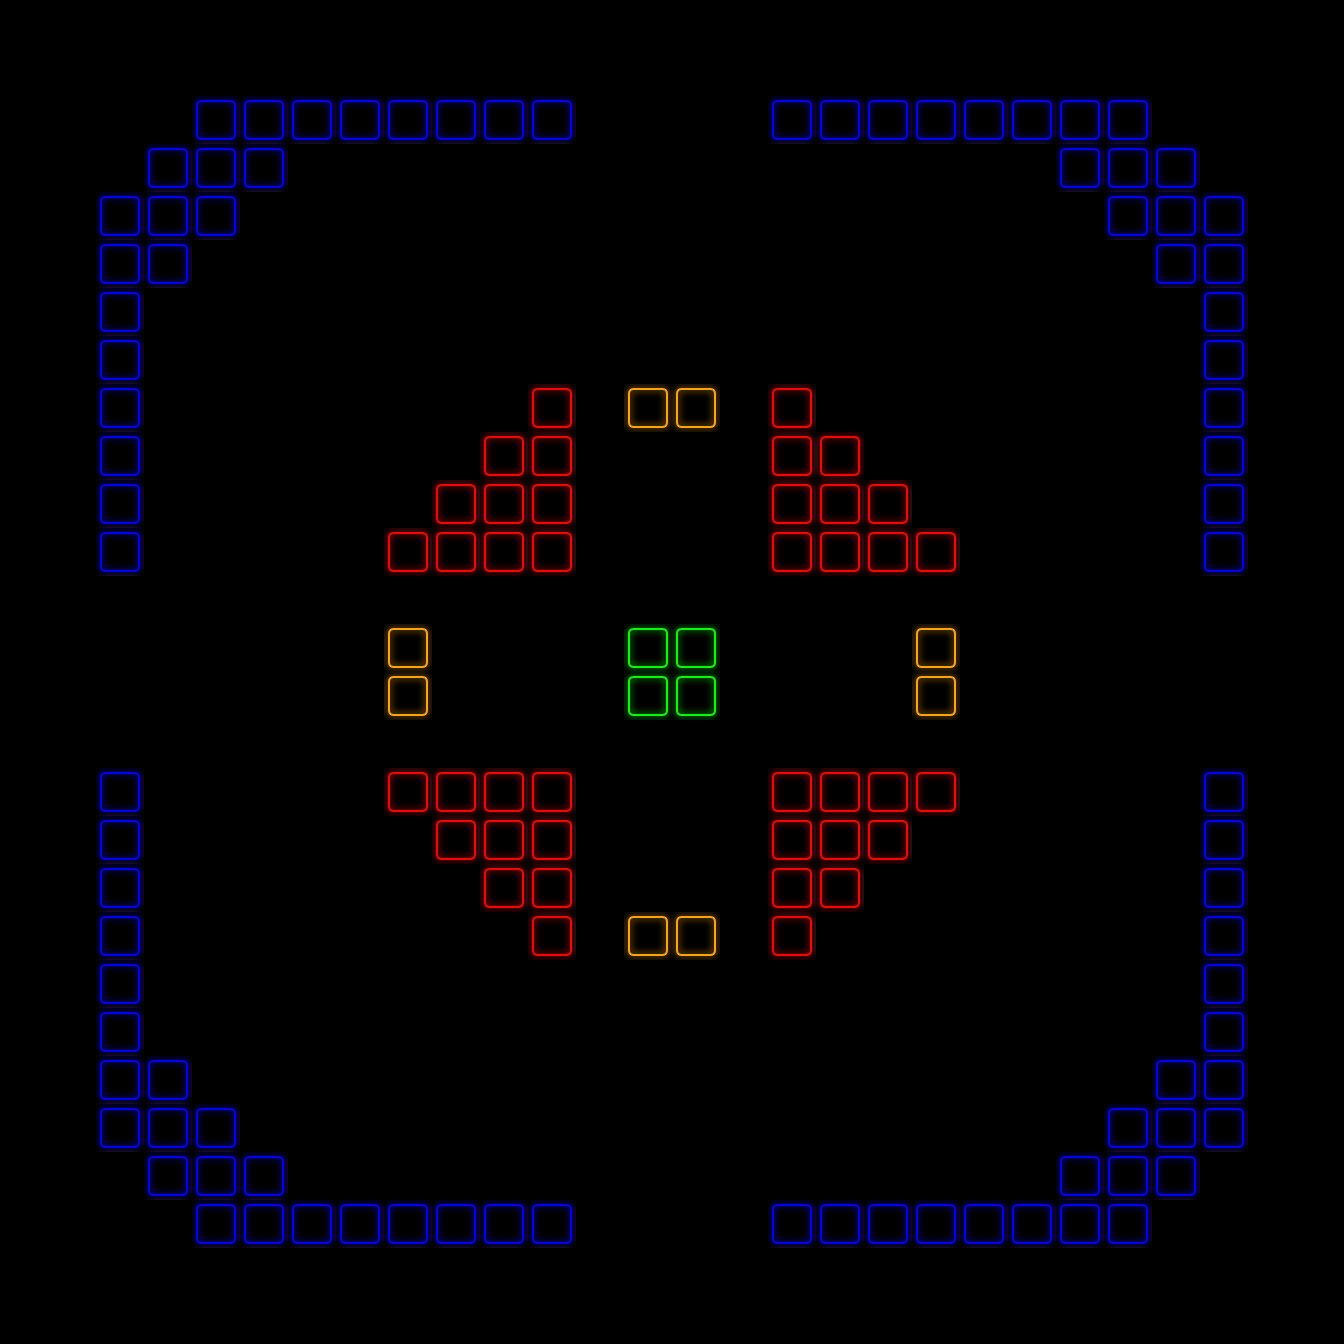

Tiled map render using the project's own tile images. Description and the map definition, with tile-layer contents summarised, below:
An orthogonal 28x28 tile map with 48x48 px tiles, 1 tile layer (map), 2 hidden layers not drawn.

<map version="1.0" orientation="orthogonal" width="28" height="28" tilewidth="48" tileheight="48">
 <tileset firstgid="1" name="tileset" tilewidth="48" tileheight="48">
  <image source="../imgs/tileset.png" width="384" height="384" />
 </tileset>
 <layer name="background" width="28" height="28" visible="0">
  <data>[784 cells, 784 non-empty, 1 distinct tile ids]</data>
 </layer>
 <layer name="map" width="28" height="28">
  <data>[784 cells, 140 non-empty, 4 distinct tile ids]</data>
 </layer>
 <layer name="starting" width="28" height="28" visible="0">
  <data>[784 cells, 8 non-empty, 1 distinct tile ids]</data>
 </layer>
</map>